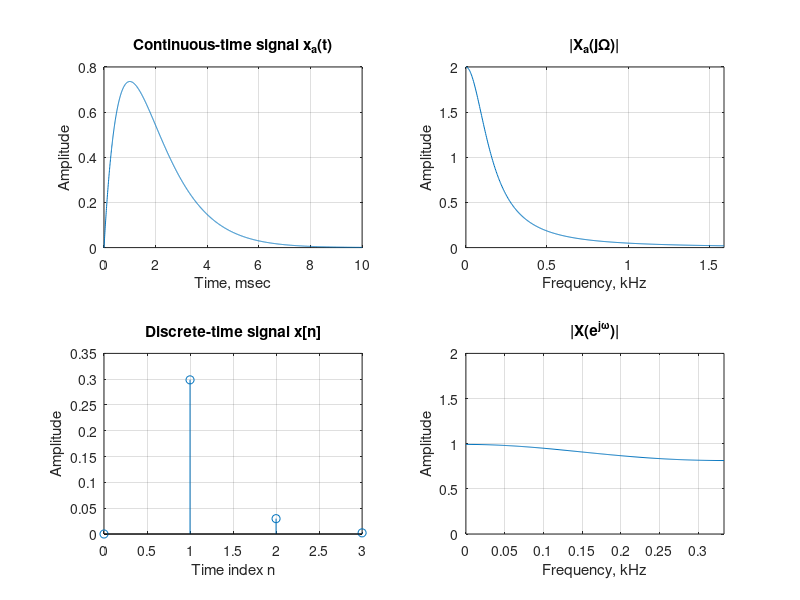

Recreate this plot in MATLAB.
% Program P5_3
% Illustration of the Aliasing Effect 
% in the Frequency-Domain
clf;
t = 0:0.005:10;
xa = 2*t.*exp(-t);
subplot(2,2,1)
plot(t,xa);grid
xlabel('Time, msec');ylabel('Amplitude');
title('Continuous-time signal x_{a}(t)');
subplot(2,2,2)
wa = 0:10/511:10;
ha = freqs(2,[1 2 1],wa);
plot(wa/(2*pi),abs(ha));grid;
xlabel('Frequency, kHz');ylabel('Amplitude');
title('|X_{a}(j\Omega)|');
axis([0 5/pi 0 2]);
subplot(2,2,3)
T = 3;
n = 0:T:10;
xs = 2*n.*exp(-n);
k = 0:length(n)-1;
stem(k,xs);grid;
xlabel('Time index n');ylabel('Amplitude');
title('Discrete-time signal x[n]');
subplot(2,2,4)
wd = 0:pi/255:pi;
hd = freqz(xs,1,wd);
plot(wd/(T*pi), T*abs(hd));grid;
xlabel('Frequency, kHz');ylabel('Amplitude');
title('|X(e^{j\omega})|');
axis([0 1/T 0 2])
